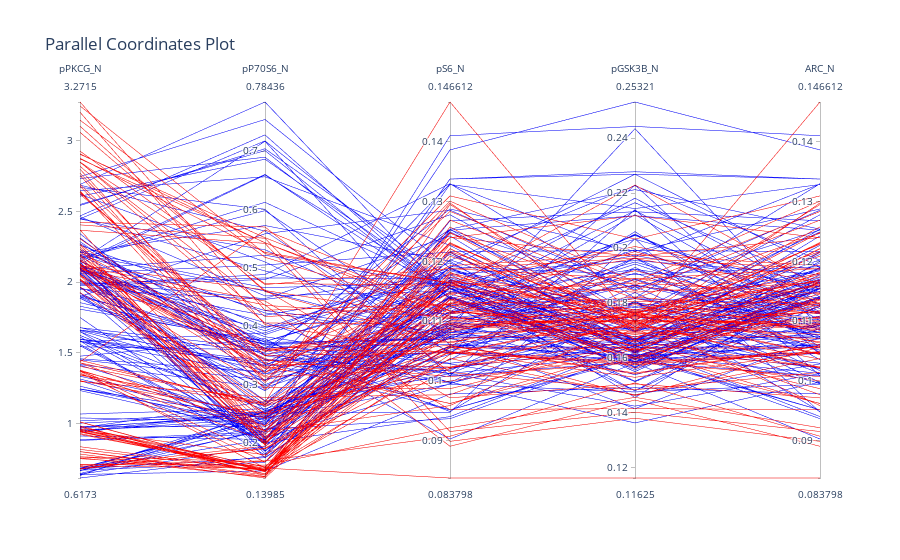

Source (notebook cell):
### Code cell
import plotly.express as px
import plotly.graph_objects as go

df_sub = df_sub[['MouseID', 'class', 'pPKCG_N', 'pP70S6_N', 'pS6_N', 'pGSK3B_N', 'ARC_N']]
df_sub['color_class'] = df_sub['class'].apply(lambda x: 1 if x == 't-CS-s' else 0)

fig = go.Figure(data=
    go.Parcoords(
        line = dict( color = df_sub['color_class'],
                    colorscale = [[0, 'blue'], [1, 'red']]),
        dimensions = list([
            dict(label = 'pPKCG_N', values = df_sub['pPKCG_N']),
            dict(label = 'pP70S6_N', values = df_sub['pP70S6_N']),
            dict(label = 'pS6_N', values = df_sub['pS6_N']),
            dict(label = 'pGSK3B_N', values = df_sub['pGSK3B_N']),
            dict(label = 'ARC_N', values = df_sub['ARC_N'])
        ])
    )
)
# add title
fig.update_layout(title_text='Parallel Coordinates Plot')
fig.show()

### Figure 1 — Plotly figure (JSON) as saved in the notebook; plotly's stock layout.template omitted (floating-point values rounded to 4 significant figures; data arrays with more than 128 entries replaced by an {"elided": "..."} marker saying what was removed)
{"data": [{"dimensions": [{"label": "pPKCG_N", "values": {"elided": "240 float values"}}, {"label": "pP70S6_N", "values": {"elided": "240 float values"}}, {"label": "pS6_N", "values": {"elided": "240 float values"}}, {"label": "pGSK3B_N", "values": {"elided": "240 float values"}}, {"label": "ARC_N", "values": {"elided": "240 float values"}}], "line": {"color": {"elided": "240 int values"}, "colorscale": [[0, "blue"], [1, "red"]]}, "type": "parcoords"}], "layout": {"title": {"text": "Parallel Coordinates Plot"}}}
